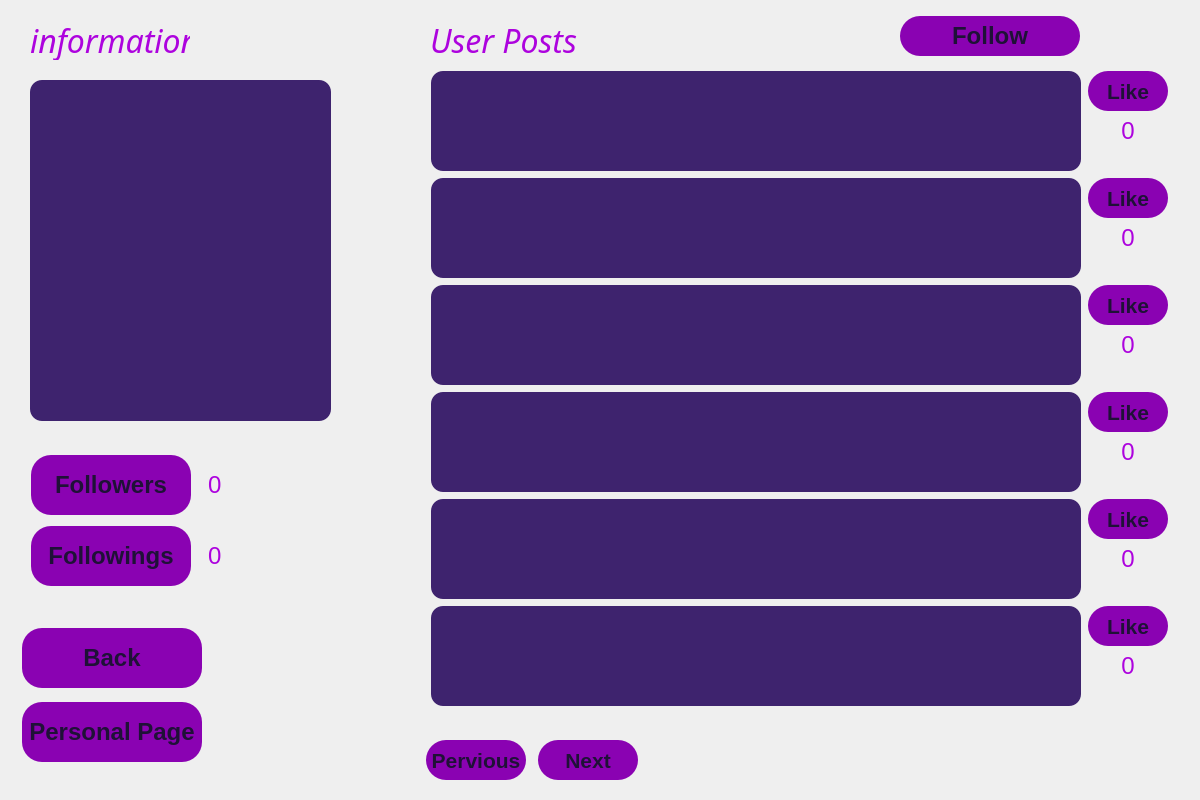
<?xml version="1.0" encoding="UTF-8"?>
<ui version="4.0">
 <class>other_page</class>
 <widget class="QWidget" name="other_page">
  <property name="geometry">
   <rect>
    <x>0</x>
    <y>0</y>
    <width>1200</width>
    <height>800</height>
   </rect>
  </property>
  <property name="minimumSize">
   <size>
    <width>1200</width>
    <height>800</height>
   </size>
  </property>
  <property name="windowTitle">
   <string>Page</string>
  </property>
  <property name="styleSheet">
   <string notr="true">other_page
{
	background-color:#0a0612;
}
QPushButton
{
	background-color:#8a02b2;
	color:#1f1137;
	border-radius:20px;
}
QPushButton:hover
{
	background-color:#341d5c;
	color: #ffffff;
}
QLabel
{
	color:#ad03de;
}
QLineEdit
{
	background-color:#673ab7;
	color:#ffffff;
	border-radius:16px;
}
QLineEdit:hover
{
	background-color:#5d34a5;
}
QPlainTextEdit
{
	color:#ffffff;
	background-color:#3e236e;
	border-radius:12px;
}</string>
  </property>
  <widget class="QLabel" name="label_information">
   <property name="geometry">
    <rect>
     <x>30</x>
     <y>20</y>
     <width>160</width>
     <height>40</height>
    </rect>
   </property>
   <property name="minimumSize">
    <size>
     <width>160</width>
     <height>40</height>
    </size>
   </property>
   <property name="maximumSize">
    <size>
     <width>160</width>
     <height>40</height>
    </size>
   </property>
   <property name="font">
    <font>
     <family>aakar</family>
     <pointsize>24</pointsize>
     <italic>true</italic>
    </font>
   </property>
   <property name="text">
    <string>information</string>
   </property>
  </widget>
  <widget class="QPlainTextEdit" name="pte_information">
   <property name="geometry">
    <rect>
     <x>30</x>
     <y>80</y>
     <width>301</width>
     <height>341</height>
    </rect>
   </property>
   <property name="font">
    <font>
     <family>aakar</family>
     <pointsize>18</pointsize>
    </font>
   </property>
   <property name="readOnly">
    <bool>true</bool>
   </property>
  </widget>
  <widget class="QWidget" name="gridLayoutWidget_2">
   <property name="geometry">
    <rect>
     <x>20</x>
     <y>450</y>
     <width>311</width>
     <height>141</height>
    </rect>
   </property>
   <layout class="QGridLayout" name="gridLayout_2">
    <property name="rightMargin">
     <number>10</number>
    </property>
    <item row="0" column="0">
     <widget class="QPushButton" name="btn_followers">
      <property name="minimumSize">
       <size>
        <width>160</width>
        <height>60</height>
       </size>
      </property>
      <property name="maximumSize">
       <size>
        <width>160</width>
        <height>60</height>
       </size>
      </property>
      <property name="font">
       <font>
        <pointsize>18</pointsize>
        <weight>75</weight>
        <bold>true</bold>
       </font>
      </property>
      <property name="text">
       <string>Followers</string>
      </property>
     </widget>
    </item>
    <item row="2" column="1">
     <widget class="QLabel" name="label_numberfollowings">
      <property name="font">
       <font>
        <pointsize>18</pointsize>
       </font>
      </property>
      <property name="text">
       <string>0</string>
      </property>
     </widget>
    </item>
    <item row="2" column="0">
     <widget class="QPushButton" name="btn_followings">
      <property name="minimumSize">
       <size>
        <width>160</width>
        <height>60</height>
       </size>
      </property>
      <property name="maximumSize">
       <size>
        <width>160</width>
        <height>60</height>
       </size>
      </property>
      <property name="font">
       <font>
        <pointsize>18</pointsize>
        <weight>75</weight>
        <bold>true</bold>
       </font>
      </property>
      <property name="text">
       <string>Followings</string>
      </property>
     </widget>
    </item>
    <item row="0" column="1">
     <widget class="QLabel" name="label_numberfollowers">
      <property name="minimumSize">
       <size>
        <width>100</width>
        <height>60</height>
       </size>
      </property>
      <property name="maximumSize">
       <size>
        <width>100</width>
        <height>60</height>
       </size>
      </property>
      <property name="font">
       <font>
        <pointsize>18</pointsize>
       </font>
      </property>
      <property name="text">
       <string>0</string>
      </property>
     </widget>
    </item>
   </layout>
  </widget>
  <widget class="QLabel" name="label_userposts">
   <property name="geometry">
    <rect>
     <x>430</x>
     <y>20</y>
     <width>160</width>
     <height>40</height>
    </rect>
   </property>
   <property name="minimumSize">
    <size>
     <width>160</width>
     <height>40</height>
    </size>
   </property>
   <property name="maximumSize">
    <size>
     <width>160</width>
     <height>40</height>
    </size>
   </property>
   <property name="font">
    <font>
     <family>aakar</family>
     <pointsize>24</pointsize>
     <italic>true</italic>
    </font>
   </property>
   <property name="text">
    <string>User Posts</string>
   </property>
  </widget>
  <widget class="QWidget" name="gridLayoutWidget">
   <property name="geometry">
    <rect>
     <x>430</x>
     <y>70</y>
     <width>741</width>
     <height>641</height>
    </rect>
   </property>
   <layout class="QGridLayout" name="gridLayout">
    <item row="2" column="1">
     <widget class="QPlainTextEdit" name="pte_post3">
      <property name="minimumSize">
       <size>
        <width>650</width>
        <height>100</height>
       </size>
      </property>
      <property name="maximumSize">
       <size>
        <width>650</width>
        <height>100</height>
       </size>
      </property>
      <property name="font">
       <font>
        <pointsize>18</pointsize>
       </font>
      </property>
      <property name="readOnly">
       <bool>true</bool>
      </property>
     </widget>
    </item>
    <item row="3" column="1">
     <widget class="QPlainTextEdit" name="pte_post4">
      <property name="minimumSize">
       <size>
        <width>650</width>
        <height>100</height>
       </size>
      </property>
      <property name="maximumSize">
       <size>
        <width>650</width>
        <height>100</height>
       </size>
      </property>
      <property name="font">
       <font>
        <pointsize>18</pointsize>
       </font>
      </property>
      <property name="readOnly">
       <bool>true</bool>
      </property>
     </widget>
    </item>
    <item row="1" column="1">
     <widget class="QPlainTextEdit" name="pte_post2">
      <property name="minimumSize">
       <size>
        <width>650</width>
        <height>100</height>
       </size>
      </property>
      <property name="maximumSize">
       <size>
        <width>650</width>
        <height>100</height>
       </size>
      </property>
      <property name="font">
       <font>
        <pointsize>18</pointsize>
       </font>
      </property>
      <property name="readOnly">
       <bool>true</bool>
      </property>
     </widget>
    </item>
    <item row="5" column="1">
     <widget class="QPlainTextEdit" name="pte_post6">
      <property name="minimumSize">
       <size>
        <width>650</width>
        <height>100</height>
       </size>
      </property>
      <property name="maximumSize">
       <size>
        <width>650</width>
        <height>100</height>
       </size>
      </property>
      <property name="font">
       <font>
        <pointsize>18</pointsize>
       </font>
      </property>
      <property name="readOnly">
       <bool>true</bool>
      </property>
     </widget>
    </item>
    <item row="4" column="1">
     <widget class="QPlainTextEdit" name="pte_post5">
      <property name="minimumSize">
       <size>
        <width>650</width>
        <height>100</height>
       </size>
      </property>
      <property name="maximumSize">
       <size>
        <width>650</width>
        <height>100</height>
       </size>
      </property>
      <property name="font">
       <font>
        <pointsize>18</pointsize>
       </font>
      </property>
      <property name="readOnly">
       <bool>true</bool>
      </property>
     </widget>
    </item>
    <item row="0" column="1">
     <widget class="QPlainTextEdit" name="pte_post1">
      <property name="minimumSize">
       <size>
        <width>650</width>
        <height>100</height>
       </size>
      </property>
      <property name="maximumSize">
       <size>
        <width>650</width>
        <height>100</height>
       </size>
      </property>
      <property name="font">
       <font>
        <pointsize>18</pointsize>
       </font>
      </property>
      <property name="readOnly">
       <bool>true</bool>
      </property>
     </widget>
    </item>
    <item row="0" column="2">
     <layout class="QVBoxLayout" name="verticalLayout1">
      <property name="spacing">
       <number>0</number>
      </property>
      <property name="bottomMargin">
       <number>20</number>
      </property>
      <item>
       <widget class="QPushButton" name="btn_like1">
        <property name="minimumSize">
         <size>
          <width>80</width>
          <height>40</height>
         </size>
        </property>
        <property name="maximumSize">
         <size>
          <width>80</width>
          <height>40</height>
         </size>
        </property>
        <property name="font">
         <font>
          <pointsize>16</pointsize>
          <weight>75</weight>
          <bold>true</bold>
         </font>
        </property>
        <property name="text">
         <string>Like</string>
        </property>
       </widget>
      </item>
      <item>
       <widget class="QLabel" name="label_numberlike1">
        <property name="minimumSize">
         <size>
          <width>80</width>
          <height>40</height>
         </size>
        </property>
        <property name="maximumSize">
         <size>
          <width>80</width>
          <height>40</height>
         </size>
        </property>
        <property name="font">
         <font>
          <pointsize>18</pointsize>
          <weight>50</weight>
          <bold>false</bold>
         </font>
        </property>
        <property name="text">
         <string>     0</string>
        </property>
       </widget>
      </item>
     </layout>
    </item>
    <item row="1" column="2">
     <layout class="QVBoxLayout" name="verticalLayout2">
      <property name="spacing">
       <number>0</number>
      </property>
      <property name="bottomMargin">
       <number>20</number>
      </property>
      <item>
       <widget class="QPushButton" name="btn_like2">
        <property name="minimumSize">
         <size>
          <width>80</width>
          <height>40</height>
         </size>
        </property>
        <property name="maximumSize">
         <size>
          <width>80</width>
          <height>40</height>
         </size>
        </property>
        <property name="font">
         <font>
          <pointsize>16</pointsize>
          <weight>75</weight>
          <bold>true</bold>
         </font>
        </property>
        <property name="text">
         <string>Like</string>
        </property>
       </widget>
      </item>
      <item>
       <widget class="QLabel" name="label_numberlike2">
        <property name="minimumSize">
         <size>
          <width>80</width>
          <height>40</height>
         </size>
        </property>
        <property name="maximumSize">
         <size>
          <width>80</width>
          <height>40</height>
         </size>
        </property>
        <property name="font">
         <font>
          <pointsize>18</pointsize>
         </font>
        </property>
        <property name="text">
         <string>     0</string>
        </property>
       </widget>
      </item>
     </layout>
    </item>
    <item row="2" column="2">
     <layout class="QVBoxLayout" name="verticalLayout3">
      <property name="spacing">
       <number>0</number>
      </property>
      <property name="bottomMargin">
       <number>20</number>
      </property>
      <item>
       <widget class="QPushButton" name="btn_like3">
        <property name="minimumSize">
         <size>
          <width>80</width>
          <height>40</height>
         </size>
        </property>
        <property name="maximumSize">
         <size>
          <width>80</width>
          <height>40</height>
         </size>
        </property>
        <property name="font">
         <font>
          <pointsize>16</pointsize>
          <weight>75</weight>
          <bold>true</bold>
         </font>
        </property>
        <property name="text">
         <string>Like</string>
        </property>
       </widget>
      </item>
      <item>
       <widget class="QLabel" name="label_numberlike3">
        <property name="minimumSize">
         <size>
          <width>80</width>
          <height>40</height>
         </size>
        </property>
        <property name="maximumSize">
         <size>
          <width>80</width>
          <height>40</height>
         </size>
        </property>
        <property name="font">
         <font>
          <pointsize>18</pointsize>
         </font>
        </property>
        <property name="text">
         <string>     0</string>
        </property>
       </widget>
      </item>
     </layout>
    </item>
    <item row="3" column="2">
     <layout class="QVBoxLayout" name="verticalLayout4">
      <property name="spacing">
       <number>0</number>
      </property>
      <property name="bottomMargin">
       <number>20</number>
      </property>
      <item>
       <widget class="QPushButton" name="btn_like4">
        <property name="minimumSize">
         <size>
          <width>80</width>
          <height>40</height>
         </size>
        </property>
        <property name="maximumSize">
         <size>
          <width>80</width>
          <height>40</height>
         </size>
        </property>
        <property name="font">
         <font>
          <pointsize>16</pointsize>
          <weight>75</weight>
          <bold>true</bold>
         </font>
        </property>
        <property name="text">
         <string>Like</string>
        </property>
       </widget>
      </item>
      <item>
       <widget class="QLabel" name="label_numberlike4">
        <property name="minimumSize">
         <size>
          <width>80</width>
          <height>40</height>
         </size>
        </property>
        <property name="maximumSize">
         <size>
          <width>80</width>
          <height>40</height>
         </size>
        </property>
        <property name="font">
         <font>
          <pointsize>18</pointsize>
         </font>
        </property>
        <property name="text">
         <string>     0</string>
        </property>
       </widget>
      </item>
     </layout>
    </item>
    <item row="4" column="2">
     <layout class="QVBoxLayout" name="verticalLayout5">
      <property name="spacing">
       <number>0</number>
      </property>
      <property name="bottomMargin">
       <number>20</number>
      </property>
      <item>
       <widget class="QPushButton" name="btn_like5">
        <property name="minimumSize">
         <size>
          <width>80</width>
          <height>40</height>
         </size>
        </property>
        <property name="maximumSize">
         <size>
          <width>80</width>
          <height>40</height>
         </size>
        </property>
        <property name="font">
         <font>
          <pointsize>16</pointsize>
          <weight>75</weight>
          <bold>true</bold>
         </font>
        </property>
        <property name="text">
         <string>Like</string>
        </property>
       </widget>
      </item>
      <item>
       <widget class="QLabel" name="label_numberlike5">
        <property name="minimumSize">
         <size>
          <width>80</width>
          <height>40</height>
         </size>
        </property>
        <property name="maximumSize">
         <size>
          <width>80</width>
          <height>40</height>
         </size>
        </property>
        <property name="font">
         <font>
          <pointsize>18</pointsize>
         </font>
        </property>
        <property name="text">
         <string>     0</string>
        </property>
       </widget>
      </item>
     </layout>
    </item>
    <item row="5" column="2">
     <layout class="QVBoxLayout" name="verticalLayout6">
      <property name="spacing">
       <number>0</number>
      </property>
      <property name="bottomMargin">
       <number>20</number>
      </property>
      <item>
       <widget class="QPushButton" name="btn_like6">
        <property name="minimumSize">
         <size>
          <width>80</width>
          <height>40</height>
         </size>
        </property>
        <property name="maximumSize">
         <size>
          <width>80</width>
          <height>40</height>
         </size>
        </property>
        <property name="font">
         <font>
          <pointsize>16</pointsize>
          <weight>75</weight>
          <bold>true</bold>
         </font>
        </property>
        <property name="text">
         <string>Like</string>
        </property>
       </widget>
      </item>
      <item>
       <widget class="QLabel" name="label_numberlike6">
        <property name="minimumSize">
         <size>
          <width>80</width>
          <height>40</height>
         </size>
        </property>
        <property name="maximumSize">
         <size>
          <width>80</width>
          <height>40</height>
         </size>
        </property>
        <property name="font">
         <font>
          <pointsize>18</pointsize>
         </font>
        </property>
        <property name="text">
         <string>     0</string>
        </property>
       </widget>
      </item>
     </layout>
    </item>
   </layout>
  </widget>
  <widget class="QWidget" name="horizontalLayoutWidget">
   <property name="geometry">
    <rect>
     <x>420</x>
     <y>730</y>
     <width>231</width>
     <height>61</height>
    </rect>
   </property>
   <layout class="QHBoxLayout" name="horizontalLayout">
    <property name="rightMargin">
     <number>6</number>
    </property>
    <item>
     <widget class="QPushButton" name="btn_pervious">
      <property name="minimumSize">
       <size>
        <width>100</width>
        <height>40</height>
       </size>
      </property>
      <property name="maximumSize">
       <size>
        <width>100</width>
        <height>40</height>
       </size>
      </property>
      <property name="font">
       <font>
        <pointsize>16</pointsize>
        <weight>75</weight>
        <bold>true</bold>
       </font>
      </property>
      <property name="text">
       <string>Pervious</string>
      </property>
     </widget>
    </item>
    <item>
     <widget class="QPushButton" name="btn_next">
      <property name="minimumSize">
       <size>
        <width>100</width>
        <height>40</height>
       </size>
      </property>
      <property name="maximumSize">
       <size>
        <width>100</width>
        <height>40</height>
       </size>
      </property>
      <property name="font">
       <font>
        <pointsize>16</pointsize>
        <weight>75</weight>
        <bold>true</bold>
       </font>
      </property>
      <property name="text">
       <string>Next</string>
      </property>
     </widget>
    </item>
   </layout>
  </widget>
  <widget class="QWidget" name="verticalLayoutWidget">
   <property name="geometry">
    <rect>
     <x>10</x>
     <y>620</y>
     <width>241</width>
     <height>151</height>
    </rect>
   </property>
   <layout class="QVBoxLayout" name="verticalLayout">
    <property name="spacing">
     <number>6</number>
    </property>
    <property name="leftMargin">
     <number>12</number>
    </property>
    <item>
     <widget class="QPushButton" name="btn_back">
      <property name="minimumSize">
       <size>
        <width>180</width>
        <height>60</height>
       </size>
      </property>
      <property name="maximumSize">
       <size>
        <width>180</width>
        <height>60</height>
       </size>
      </property>
      <property name="font">
       <font>
        <pointsize>18</pointsize>
        <weight>75</weight>
        <bold>true</bold>
       </font>
      </property>
      <property name="text">
       <string>Back</string>
      </property>
     </widget>
    </item>
    <item>
     <widget class="QPushButton" name="btn_personalpage">
      <property name="minimumSize">
       <size>
        <width>180</width>
        <height>60</height>
       </size>
      </property>
      <property name="maximumSize">
       <size>
        <width>180</width>
        <height>60</height>
       </size>
      </property>
      <property name="font">
       <font>
        <pointsize>18</pointsize>
        <weight>75</weight>
        <bold>true</bold>
       </font>
      </property>
      <property name="text">
       <string>Personal Page</string>
      </property>
     </widget>
    </item>
   </layout>
  </widget>
  <widget class="QPushButton" name="btn_follow">
   <property name="geometry">
    <rect>
     <x>900</x>
     <y>16</y>
     <width>180</width>
     <height>40</height>
    </rect>
   </property>
   <property name="minimumSize">
    <size>
     <width>180</width>
     <height>40</height>
    </size>
   </property>
   <property name="maximumSize">
    <size>
     <width>180</width>
     <height>40</height>
    </size>
   </property>
   <property name="font">
    <font>
     <pointsize>18</pointsize>
     <weight>75</weight>
     <bold>true</bold>
    </font>
   </property>
   <property name="text">
    <string>Follow</string>
   </property>
  </widget>
 </widget>
 <resources/>
 <connections/>
</ui>
